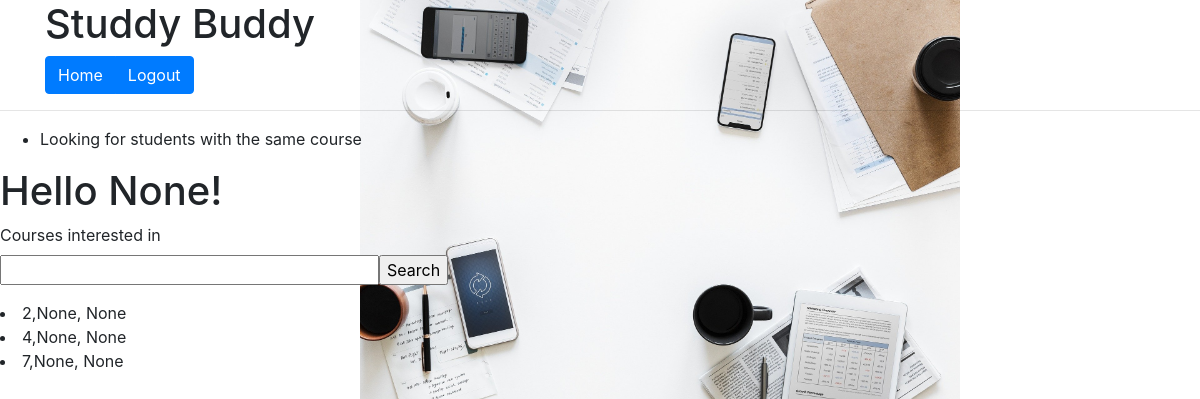
The page /index (signed in) on the database its author committed.
### app/models.py (models this page shows, shortened)
class User(UserMixin, db.Model): # tables are made by making classes, inorder to do so we need to inheirt db.Model from sqlAlchemy
    id = db.Column(db.Integer, primary_key=True) # an integer that's going to be incremented everytime you add something to the db
    username = db.Column(db.String(64), index=True, unique=True) # index=true is a type of optimization, usernames have to be unique
    email = db.Column(db.String(128), index=True, unique=True)
    password_hash = db.Column(db.String(128))
    student_courses = db.Column(db.String(64), index=True, unique=False)
    posts = db.relationship('Post', backref='author', lazy='dynamic') # lazy allows us to do operations a lot easier

### app/routes.py (the view)
@app.route('/', methods=["GET" ,"POST"])
@app.route('/index', methods=["GET" ,"POST"])
@login_required
def index():
    form = CourseForm()
    update_course = User.query.filter_by(id=current_user.id).first()
    update_course.student_courses = form.student_courses.data
    db.session.commit()
    flash('Looking for students with the same course')
    found_buddy = User.query.filter_by(student_courses=update_course.student_courses)
    return render_template('index.html', title='User_Home',form=form , found_buddy=found_buddy)

### app/forms.py (shortened to what this page needs)
class CourseForm(FlaskForm):
    username = StringField('Username', validators=[DataRequired()])
    student_courses = StringField('Courses interested in', validators=[DataRequired()])
    submit = SubmitField('Search')

### app/models.py (called while the page is built)
@login.user_loader
def load_user(id):
    return User.query.get(int(id))

### app/templates/index.html (shortened to what this page needs)
{% extends "base.html" %}
{% block content %}
    <h1> Hello {{ current_user.username }}!</h1>
<form action"{{ url_for('index' ) }}"  method="post">
<p id="student_course">
     {{ form.student_courses.label }}<br>
     {{ form.student_courses(size=32) }}{{ form.submit() }}
     {% for buddy in found_buddy %}
        <li>{{ buddy.id }},{{ buddy.username }}, {{ buddy.student_courses }} </li>
        {% endfor %}
</p>
</form>
{% endblock %}

### app/static/css/main.css (style rules this page uses)
body { background-image: url("../img/paper.jpg"); background-repeat: no-repeat; background-size: 50%; background-position-x: 60%; background-position-y: 55%; color:#F0EFF9 ; }

### rows shown on the page
User: username "None", id "2", student_courses "None"
User: id "4", username "None", student_courses "None"
User: id "7", username "None", student_courses "None"

### other values the page prints
{{ message }} "Looking for students with the same course"
